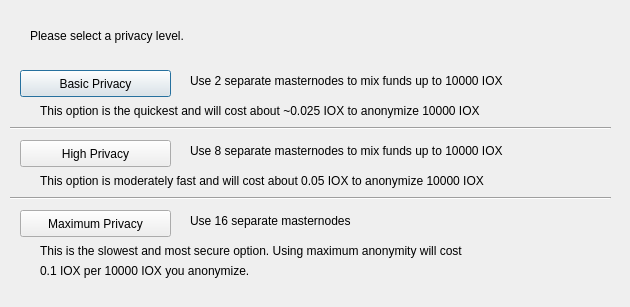
<?xml version="1.0" encoding="UTF-8"?>
<ui version="4.0">
 <class>ObfuscationConfig</class>
 <widget class="QDialog" name="ObfuscationConfig">
  <property name="geometry">
   <rect>
    <x>0</x>
    <y>0</y>
    <width>630</width>
    <height>307</height>
   </rect>
  </property>
  <property name="windowTitle">
   <string>Configure Obfuscation</string>
  </property>
  <widget class="QPushButton" name="buttonBasic">
   <property name="geometry">
    <rect>
     <x>20</x>
     <y>70</y>
     <width>151</width>
     <height>27</height>
    </rect>
   </property>
   <property name="text">
    <string>Basic Privacy</string>
   </property>
  </widget>
  <widget class="QPushButton" name="buttonHigh">
   <property name="geometry">
    <rect>
     <x>20</x>
     <y>140</y>
     <width>151</width>
     <height>27</height>
    </rect>
   </property>
   <property name="text">
    <string>High Privacy</string>
   </property>
  </widget>
  <widget class="QPushButton" name="buttonMax">
   <property name="geometry">
    <rect>
     <x>20</x>
     <y>210</y>
     <width>151</width>
     <height>27</height>
    </rect>
   </property>
   <property name="text">
    <string>Maximum Privacy</string>
   </property>
  </widget>
  <widget class="QLabel" name="label">
   <property name="geometry">
    <rect>
     <x>30</x>
     <y>20</y>
     <width>571</width>
     <height>31</height>
    </rect>
   </property>
   <property name="text">
    <string>Please select a privacy level.</string>
   </property>
  </widget>
  <widget class="QLabel" name="label_2">
   <property name="geometry">
    <rect>
     <x>190</x>
     <y>70</y>
     <width>421</width>
     <height>21</height>
    </rect>
   </property>
   <property name="text">
    <string>Use 2 separate masternodes to mix funds up to 10000 IOX</string>
   </property>
  </widget>
  <widget class="QLabel" name="label_3">
   <property name="geometry">
    <rect>
     <x>190</x>
     <y>140</y>
     <width>411</width>
     <height>21</height>
    </rect>
   </property>
   <property name="text">
    <string>Use 8 separate masternodes to mix funds up to 10000 IOX</string>
   </property>
  </widget>
  <widget class="QLabel" name="label_4">
   <property name="geometry">
    <rect>
     <x>190</x>
     <y>210</y>
     <width>421</width>
     <height>21</height>
    </rect>
   </property>
   <property name="text">
    <string>Use 16 separate masternodes</string>
   </property>
  </widget>
  <widget class="QLabel" name="label_6">
   <property name="geometry">
    <rect>
     <x>40</x>
     <y>100</y>
     <width>561</width>
     <height>21</height>
    </rect>
   </property>
   <property name="text">
    <string>This option is the quickest and will cost about ~0.025 IOX to anonymize 10000 IOX</string>
   </property>
  </widget>
  <widget class="QLabel" name="label_7">
   <property name="geometry">
    <rect>
     <x>40</x>
     <y>170</y>
     <width>561</width>
     <height>21</height>
    </rect>
   </property>
   <property name="text">
    <string>This option is moderately fast and will cost about 0.05 IOX to anonymize 10000 IOX</string>
   </property>
  </widget>
  <widget class="QLabel" name="label_8">
   <property name="geometry">
    <rect>
     <x>40</x>
     <y>240</y>
     <width>561</width>
     <height>21</height>
    </rect>
   </property>
   <property name="text">
    <string>This is the slowest and most secure option. Using maximum anonymity will cost</string>
   </property>
  </widget>
  <widget class="QLabel" name="label_9">
   <property name="geometry">
    <rect>
     <x>40</x>
     <y>260</y>
     <width>561</width>
     <height>21</height>
    </rect>
   </property>
   <property name="text">
    <string>0.1 IOX per 10000 IOX you anonymize.</string>
   </property>
  </widget>
  <widget class="Line" name="line">
   <property name="geometry">
    <rect>
     <x>10</x>
     <y>120</y>
     <width>601</width>
     <height>16</height>
    </rect>
   </property>
   <property name="orientation">
    <enum>Qt::Horizontal</enum>
   </property>
  </widget>
  <widget class="Line" name="line_2">
   <property name="geometry">
    <rect>
     <x>10</x>
     <y>190</y>
     <width>601</width>
     <height>16</height>
    </rect>
   </property>
   <property name="orientation">
    <enum>Qt::Horizontal</enum>
   </property>
  </widget>
 </widget>
 <resources/>
 <connections/>
</ui>
